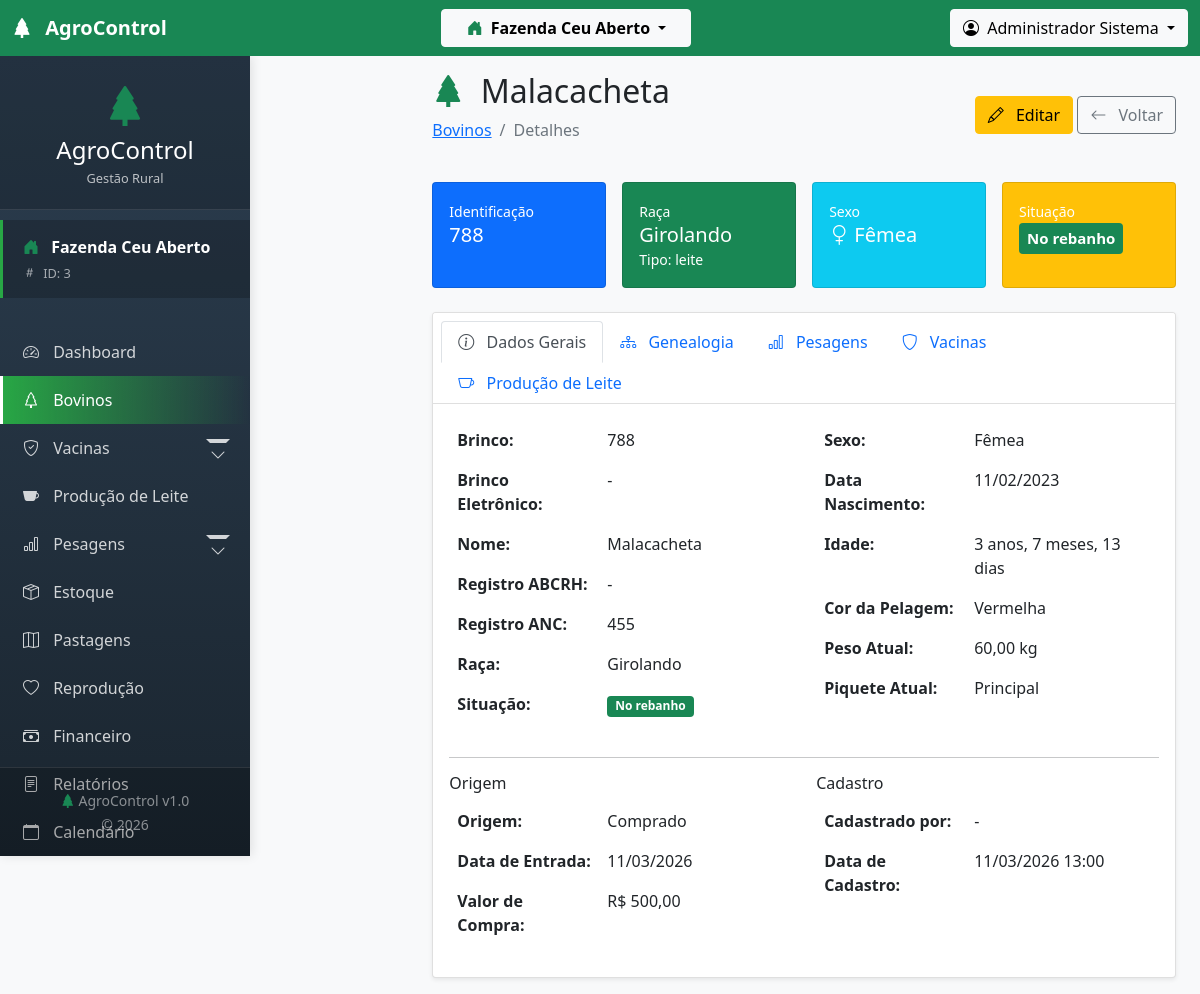
Page /modules/bovinos/visualizar.php?id=4 (signed in) on the committed database.
### tables this page shows
CREATE TABLE `bovinos` (
  `id` int(11) NOT NULL AUTO_INCREMENT,
  `id_fazenda` int(11) NOT NULL,
  `id_usuario_cadastro` int(11) DEFAULT NULL,
  `id_raca` int(11) DEFAULT NULL,
  `id_situacao` int(11) DEFAULT NULL,
  `id_piquete_atual` int(11) DEFAULT NULL,
  `id_pai` int(11) DEFAULT NULL,
  `id_mae` int(11) DEFAULT NULL,
  `brinco` varchar(50) NOT NULL,
  `brinco_eletronico` varchar(50) DEFAULT NULL,
  `brinco_pai` varchar(50) DEFAULT NULL,
  `brinco_mae` varchar(50) DEFAULT NULL,
  `nome` varchar(100) DEFAULT NULL,
  `registro_abcrh` varchar(50) DEFAULT NULL,
  `registro_anc` varchar(50) DEFAULT NULL,
  `data_nascimento` date DEFAULT NULL,
  `sexo` enum('M','F') NOT NULL,
  `peso_nascimento` decimal(7,2) DEFAULT NULL,
  `peso_atual` decimal(7,2) DEFAULT NULL,
  `condicao_corporal` decimal(3,2) DEFAULT NULL,
  `cor_pelagem` varchar(50) DEFAULT NULL,
  `origem` enum('nascido','comprado','doacao','troca') DEFAULT 'nascido',
  `data_entrada` date NOT NULL,
  `valor_compra` decimal(10,2) DEFAULT NULL,
  `comprado_de` varchar(255) DEFAULT NULL,
  `nome_pai` varchar(100) DEFAULT NULL,
  `raca_pai` varchar(100) DEFAULT NULL,
  `nome_mae` varchar(100) DEFAULT NULL,
  `raca_mae` varchar(100) DEFAULT NULL,
  `data_saida` date DEFAULT NULL,
  `motivo_saida` varchar(100) DEFAULT NULL,
  `valor_venda` decimal(10,2) DEFAULT NULL,
  `observacoes` text DEFAULT NULL,
  `ativo` tinyint(1) DEFAULT 1,
  `data_cadastro` timestamp NULL DEFAULT current_timestamp(),
  `data_atualizacao` timestamp NULL DEFAULT NULL ON UPDATE current_timestamp(),
  PRIMARY KEY (`id`),
  UNIQUE KEY `unique_brinco_fazenda` (`id_fazenda`,`brinco`),
  KEY `id_raca` (`id_raca`),
  KEY `id_pai` (`id_pai`),
  KEY `id_mae` (`id_mae`),
  KEY `idx_bovinos_fazenda` (`id_fazenda`),
  KEY `idx_bovinos_situacao` (`id_situacao`),
  KEY `idx_bovinos_piquete` (`id_piquete_atual`),
  KEY `id_usuario_cadastro` (`id_usuario_cadastro`),
  CONSTRAINT `bovinos_ibfk_1` FOREIGN KEY (`id_fazenda`) REFERENCES `fazendas` (`id`) ON DELETE CASCADE,
  CONSTRAINT `bovinos_ibfk_2` FOREIGN KEY (`id_raca`) REFERENCES `racas` (`id`),
  CONSTRAINT `bovinos_ibfk_3` FOREIGN KEY (`id_situacao`) REFERENCES `situacoes` (`id`),
  CONSTRAINT `bovinos_ibfk_4` FOREIGN KEY (`id_piquete_atual`) REFERENCES `piquetes` (`id`),
  CONSTRAINT `bovinos_ibfk_5` FOREIGN KEY (`id_pai`) REFERENCES `bovinos` (`id`),
  CONSTRAINT `bovinos_ibfk_6` FOREIGN KEY (`id_mae`) REFERENCES `bovinos` (`id`),
  CONSTRAINT `bovinos_ibfk_7` FOREIGN KEY (`id_usuario_cadastro`) REFERENCES `usuarios` (`id`)
);

CREATE TABLE `racas` (
  `id` int(11) NOT NULL AUTO_INCREMENT,
  `id_fazenda` int(11) NOT NULL,
  `nome_raca` varchar(100) NOT NULL,
  `tipo` enum('corte','leite','misto','trabalho') NOT NULL,
  `origem` varchar(100) DEFAULT NULL,
  `porte` enum('pequeno','medio','grande') DEFAULT 'medio',
  `peso_medio_adulto` decimal(7,2) DEFAULT NULL,
  `descricao` text DEFAULT NULL,
  `data_cadastro` timestamp NULL DEFAULT current_timestamp(),
  PRIMARY KEY (`id`),
  UNIQUE KEY `unique_raca_fazenda` (`id_fazenda`,`nome_raca`),
  CONSTRAINT `racas_ibfk_1` FOREIGN KEY (`id_fazenda`) REFERENCES `fazendas` (`id`) ON DELETE CASCADE
);

CREATE TABLE `situacoes` (
  `id` int(11) NOT NULL AUTO_INCREMENT,
  `id_fazenda` int(11) NOT NULL,
  `codigo` varchar(30) DEFAULT NULL,
  `nome` varchar(50) NOT NULL,
  `cor` varchar(20) DEFAULT 'secondary',
  `icone` varchar(50) DEFAULT NULL,
  `permite_movimentacao` tinyint(1) DEFAULT 1,
  `permite_venda` tinyint(1) DEFAULT 0,
  `ordem` int(11) DEFAULT 0,
  `padrao` tinyint(1) DEFAULT 0,
  `ativo` tinyint(1) DEFAULT 1,
  `data_cadastro` timestamp NULL DEFAULT current_timestamp(),
  PRIMARY KEY (`id`),
  UNIQUE KEY `unique_situacao_fazenda` (`id_fazenda`,`codigo`),
  CONSTRAINT `situacoes_ibfk_1` FOREIGN KEY (`id_fazenda`) REFERENCES `fazendas` (`id`) ON DELETE CASCADE
);

CREATE TABLE `piquetes` (
  `id` int(11) NOT NULL AUTO_INCREMENT,
  `id_fazenda` int(11) NOT NULL,
  `nome_piquete` varchar(100) NOT NULL,
  `codigo` varchar(30) DEFAULT NULL,
  `area_hectares` decimal(10,2) DEFAULT NULL,
  `comprimento_m` decimal(10,2) DEFAULT NULL,
  `largura_m` decimal(10,2) DEFAULT NULL,
  `tipo_pasto` varchar(100) DEFAULT NULL,
  `capacidade_suporte` int(11) DEFAULT NULL,
  `disponivel` tinyint(1) DEFAULT 1,
  `lotacao_atual` int(11) DEFAULT 0,
  `dias_descanso` int(11) DEFAULT 30,
  `dias_ocupacao` int(11) DEFAULT 7,
  `data_ultima_ocupacao` date DEFAULT NULL,
  `data_ultima_manutencao` date DEFAULT NULL,
  `cerca_eletrica` tinyint(1) DEFAULT 0,
  `agua_disponivel` tinyint(1) DEFAULT 1,
  `sombra_disponivel` tinyint(1) DEFAULT 1,
  `coordenadas_polygon` text DEFAULT NULL,
  `observacoes` text DEFAULT NULL,
  `ativo` tinyint(1) DEFAULT 1,
  `data_cadastro` timestamp NULL DEFAULT current_timestamp(),
  PRIMARY KEY (`id`),
  UNIQUE KEY `unique_piquete_fazenda` (`id_fazenda`,`nome_piquete`),
  CONSTRAINT `piquetes_ibfk_1` FOREIGN KEY (`id_fazenda`) REFERENCES `fazendas` (`id`) ON DELETE CASCADE
);

### modules/bovinos/visualizar.php (the view, shortened to what the rows shown need)
<?php
require_once '../../config/database.php';
require_once '../../config/tenant.php';
$id = isset($_GET['id']) ? intval($_GET['id']) : 0;
$sql = "SELECT b.*,
               r.nome_raca,
               r.tipo as tipo_raca,
               s.nome as situacao_nome,
               s.cor as situacao_cor,
               p.nome_piquete,
               pai.brinco as brinco_pai,
               pai.nome as nome_pai,
               mae.brinco as brinco_mae,
               mae.nome as nome_mae,
               u.nome as usuario_cadastro_nome
        FROM bovinos b
        LEFT JOIN racas r ON b.id_raca = r.id
        LEFT JOIN situacoes s ON b.id_situacao = s.id
        LEFT JOIN piquetes p ON b.id_piquete_atual = p.id
        LEFT JOIN bovinos pai ON b.id_pai = pai.id
        LEFT JOIN bovinos mae ON b.id_mae = mae.id
        LEFT JOIN usuarios u ON b.id_usuario_cadastro = u.id
        WHERE b.id = $id AND " . TenantManager::addTenantFilter('b');
$result = executeQuery($sql);
$bovino = $result->fetch_assoc();
include '../../includes/header.php';
include '../../includes/sidebar.php';
?>
<main class="col-lg-10 ms-auto px-4 py-3">
    <div class="d-flex justify-content-between align-items-center mb-4">
        <div>
            <h1 class="h2">
                <i class="bi bi-tree-fill me-2 text-success"></i>
                <?php echo $bovino['nome'] ?: $bovino['brinco']; ?>
            </h1>
            <nav aria-label="breadcrumb">
                <ol class="breadcrumb">
                </ol>
            </nav>
        </div>
    </div>
    <div class="row g-3 mb-4">
        <div class="col-md-3 col-sm-6">
            <div class="card bg-primary text-white h-100">
                <div class="card-body">
                    <small>Identificação</small>
                    <h5 class="mb-0"><?php echo $bovino['brinco']; ?></h5>
                </div>
            </div>
        </div>
        <div class="col-md-3 col-sm-6">
            <div class="card bg-success text-white h-100">
                <div class="card-body">
                    <small>Raça</small>
                    <h5 class="mb-0"><?php echo $bovino['nome_raca'] ?: 'Não definida'; ?></h5>
                    <?php if ($bovino['tipo_raca']): ?>
                        <small>Tipo: <?php echo $bovino['tipo_raca']; ?></small>
                    <?php endif; ?>
                </div>
            </div>
        </div>
        <div class="col-md-3 col-sm-6">
            <div class="card bg-warning text-white h-100">
                <div class="card-body">
                    <h5 class="mb-0">
                        <span class="badge bg-<?php echo $bovino['situacao_cor'] ?: 'secondary'; ?> p-2">
                            <?php echo $bovino['situacao_nome']; ?>
                        </span>
                    </h5>
                </div>
            </div>
        </div>
    </div>
    <div class="card shadow-sm">
        <div class="card-body">
            <div class="tab-content" id="bovinoTabsContent">
                <div class="tab-pane fade show active" id="dados" role="tabpanel">
                    <div class="row">
                        <div class="col-md-6">
                            <table class="table table-borderless">
                                <tr>
                                    <th width="150">Brinco:</th>
                                    <td><?php echo $bovino['brinco']; ?></td>
                                </tr>
                                <tr>
                                    <th>Brinco Eletrônico:</th>
                                    <td><?php echo $bovino['brinco_eletronico'] ?: '-'; ?></td>
                                </tr>
                                <tr>
                                    <th>Nome:</th>
                                    <td><?php echo $bovino['nome'] ?: '-'; ?></td>
                                </tr>
                                <tr>
                                    <th>Registro ABCRH:</th>
                                    <td><?php echo $bovino['registro_abcrh'] ?: '-'; ?></td>
                                </tr>
                                <tr>
                                    <th>Registro ANC:</th>
                                    <td><?php echo $bovino['registro_anc'] ?: '-'; ?></td>
                                </tr>
                                <tr>
                                    <th>Raça:</th>
                                    <td><?php echo $bovino['nome_raca'] ?: '-'; ?></td>
                                </tr>
                                <tr>
                                    <th>Situação:</th>
                                    <td>
                                        <span class="badge bg-<?php echo $bovino['situacao_cor'] ?: 'secondary'; ?>">
                                            <?php echo $bovino['situacao_nome']; ?>
                                        </span>
                                    </td>
                                </tr>
                            </table>
                        </div>
                        <div class="col-md-6">
                            <table class="table table-borderless">
                                <tr>
                                    <th width="150">Sexo:</th>
                                </tr>
                                <tr>
                                    <th>Data Nascimento:</th>
                                    <td><?php echo $bovino['data_nascimento'] ? date('d/m/Y', strtotime($bovino['data_nascimento'])) : '-'; ?></td>
                                </tr>
                                <tr>
                                    <th>Idade:</th>
                                    <td>
                                        <?php
                                        if ($bovino['data_nascimento']) {
                                            $nasc = new DateTime($bovino['data_nascimento']);
                                            $hoje = new DateTime();
                                            $idade = $hoje->diff($nasc);
                                            echo $idade->y . ' anos, ' . $idade->m . ' meses, ' . $idade->d . ' dias';
                                        } else {
                                            echo '-';
                                        }
                                        ?>
                                    </td>
                                </tr>
                                <tr>
                                    <th>Cor da Pelagem:</th>
                                    <td><?php echo $bovino['cor_pelagem'] ?: '-'; ?></td>
                                </tr>
                                <tr>
                                    <th>Peso Atual:</th>
                                    <td><?php echo $bovino['peso_atual'] ? number_format($bovino['peso_atual'], 2, ',', '.') . ' kg' : '-'; ?></td>
                                </tr>
                                <tr>
                                    <th>Piquete Atual:</th>
                                    <td><?php echo $bovino['nome_piquete'] ?: '-'; ?></td>
                                </tr>
                            </table>
                        </div>
                    </div>
                    <div class="row">
                        <div class="col-md-6">
                            <table class="table table-borderless">
                                <tr>
                                    <th width="150">Origem:</th>
                                </tr>
                                <tr>
                                    <th>Data de Entrada:</th>
                                    <td><?php echo date('d/m/Y', strtotime($bovino['data_entrada'])); ?></td>
                                </tr>
                                <?php if ($bovino['valor_compra']): ?>
                                    <tr>
                                        <th>Valor de Compra:</th>
                                        <td>R$ <?php echo number_format($bovino['valor_compra'], 2, ',', '.'); ?></td>
                                    </tr>
                                <?php endif; ?>
                            </table>
                        </div>
                        <div class="col-md-6">
                            <table class="table table-borderless">
                                <tr>
                                    <th width="150">Cadastrado por:</th>
                                </tr>
                                <tr>
                                    <th>Data de Cadastro:</th>
                                    <td><?php echo date('d/m/Y H:i', strtotime($bovino['data_cadastro'])); ?></td>
                                </tr>
                            </table>
                        </div>
                    </div>
                </div>
            </div>
        </div>
    </div>
</main>
<?php include '../../includes/footer.php'; ?>

### rows in the picture
bovinos: nome "Malacacheta", brinco "788", id_raca.nome_raca "Girolando", id_raca.tipo "leite", id_situacao.nome "No rebanho", brinco_eletronico "-", registro_abcrh "-", registro_anc "455", data_nascimento "11/02/2023", data_nascimento "3", data_nascimento "7", data_nascimento "13", cor_pelagem "Vermelha", peso_atual "60,00", id_piquete_atual.nome_piquete "Principal", data_entrada "11/03/2026", valor_compra "500,00", data_cadastro "11/03/2026 13:00"

### other values in the picture
$activeFarmName "Fazenda Ceu Aberto"
$_SESSION['usuario_nome'] "Administrador Sistema"
TenantManager::getActiveFarmName() "Fazenda Ceu Aberto"
$farmId "3"
$bovino['usuario_cadastro_nome'] ?: '-' "-"
